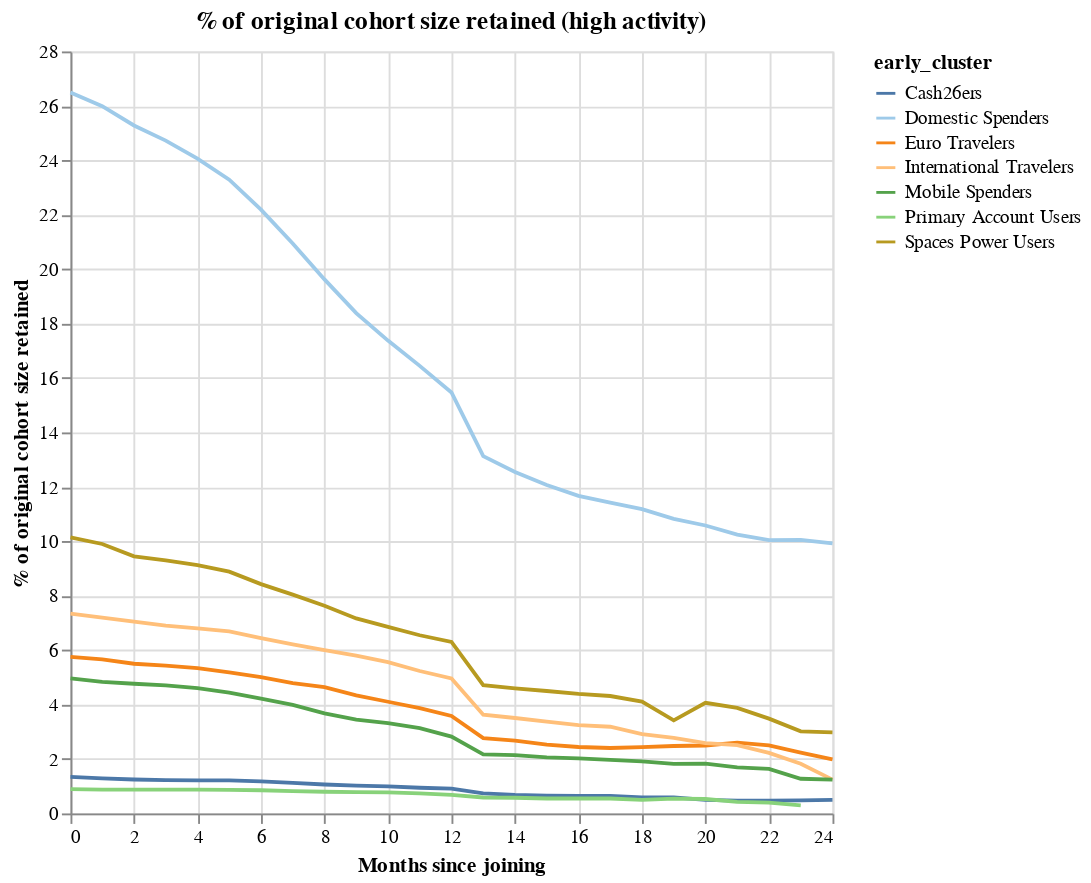

Here is the notebook cell this chart was saved with:
### Code cell
df = pd.read_csv("churn.csv")

df = df.loc[df["early_cluster"].isna() == False, :]
df["market"] = df["market"].str.strip()

##keep at least 1 year old cohorts
df = df.loc[
    pd.to_datetime(df["subscription_valid_from"]) <= pd.to_datetime("2020-01-01"), :
]
df["month"] = pd.to_datetime(df["subscription_valid_from"]).dt.to_period("M")

df = df.loc[
    :,
    [
        "early_cluster",
        "activity_group",
        "user_id",
        "churn_age",
        "market",
        "churned",
        "month",
    ],
]
df["key"] = 1

helper = pd.DataFrame(df["churn_age"].unique(), columns=["running_month"])
helper["key"] = 1
# join helper table
df = df.merge(helper, on=["key"])

df = df.loc[df["running_month"] <= df["churn_age"], :]

df = (
    df.groupby(["early_cluster", "activity_group", "month", "running_month"])["user_id"]
    .agg("nunique")
    .reset_index()
)

x = (
    df.loc[df["running_month"] == 0, :]
    .groupby(["month"])["user_id"]
    .agg("sum")
    .reset_index()
)
x.columns = ["month", "total"]
df = df.merge(x, on="month")

df["perc"] = 100 * df["user_id"] / df["total"]

df = (
    df.groupby(["running_month", "activity_group", "early_cluster"])["perc"]
    .agg("mean")
    .reset_index()
)

alt.Chart(
    df.loc[(df["running_month"] <= 24) & (df["activity_group"] == "High Activity"), :]
).mark_line().encode(
    x=alt.X("running_month:Q", axis=alt.Axis(title="Months since joining")),
    y=alt.Y("sum(perc):Q", axis=alt.Axis(title="% of original cohort size retained")),
    color=alt.Color("early_cluster:N", scale=alt.Scale(scheme="tableau20")),
).properties(
    width=400, height=400, title="% of original cohort size retained (high activity)"
)

### Figure 1 — Vega-Lite specification as saved in the notebook (floating-point values rounded to 4 significant figures; data arrays with more than 128 entries replaced by an {"elided": "..."} marker saying what was removed)
{"config": {"view": {"continuousWidth": 400, "continuousHeight": 300}}, "data": {"name": "data-f6f89c1d06b6fd5915e5f208fc763852"}, "mark": "line", "encoding": {"color": {"type": "nominal", "field": "early_cluster", "scale": {"scheme": "tableau20"}}, "x": {"type": "quantitative", "axis": {"title": "Months since joining"}, "field": "running_month"}, "y": {"type": "quantitative", "aggregate": "sum", "axis": {"title": "% of original cohort size retained"}, "field": "perc"}}, "height": 400, "title": "% of original cohort size retained (high activity)", "width": 400, "$schema": "https://vega.github.io/schema/vega-lite/v4.8.1.json", "datasets": {"data-f6f89c1d06b6fd5915e5f208fc763852": {"elided": "174 records"}}}
